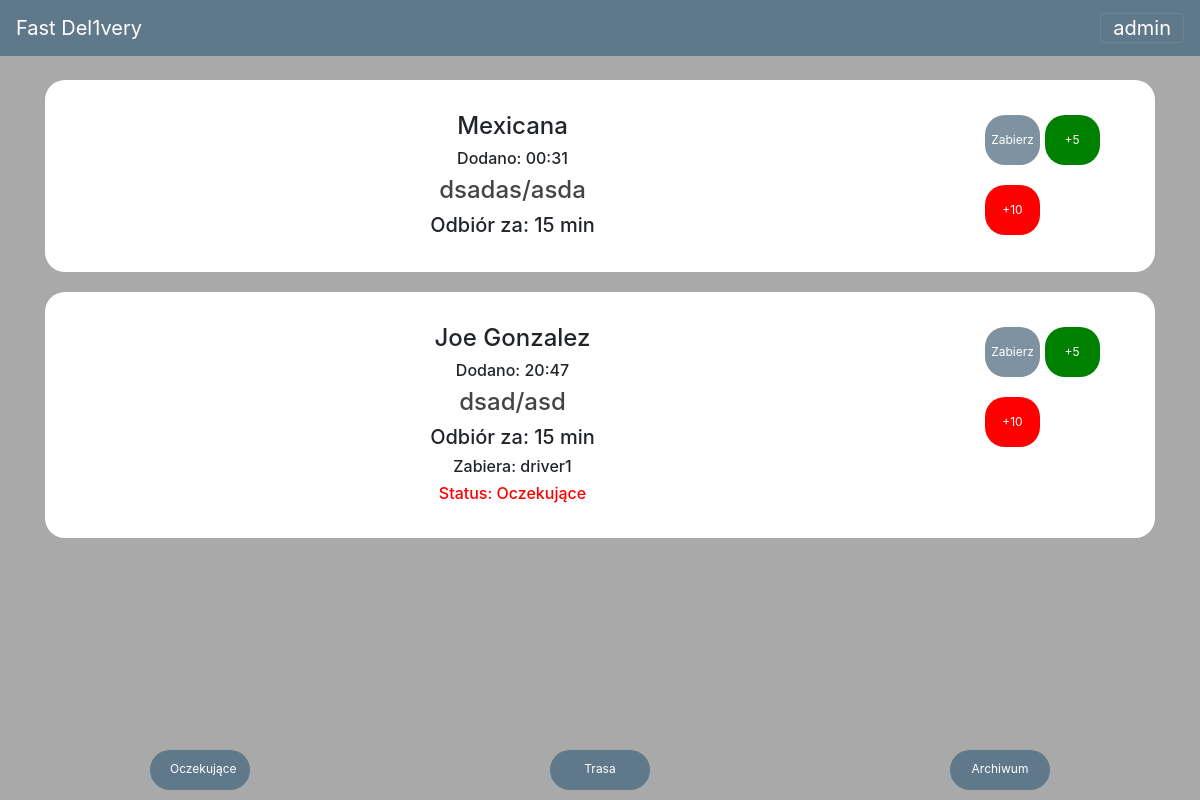
The app's page / (signed in) with its own data.
### users/models.py (models this page shows)
class CustomUser(AbstractUser):
    choose_stanowisko = (
        ('Driver', 'Driver'),
        ('Restaurator', 'Restaurator')
    )
    stanowisko = models.CharField(max_length=50, choices=choose_stanowisko, default='Driver')
    choose_restauracja = (
        ('Joe Gonzalez', 'Joe Gonzalez'),
        ('Czeska Gospoda', 'Czeska Gospoda'),
        ('Mexicana', 'Mexicana')
    )
    restauracja = models.CharField(max_length=50, choices=choose_restauracja, default='Joe')
    pass
    class Meta:
        ordering = ['date_joined']

### posts/models.py (models this page shows, shortened)
class Post(models.Model):
    id = models.AutoField(primary_key=True)
    date = models.DateTimeField(default=datetime.datetime.now())
    restauracja = models.CharField(max_length=50)
    LOW = 15
    NORMAL = 20
    HIGH = 30
    VHIGH = 45
    HIGHEST = 60
    STATUS_CHOICES = (
        (LOW, '15 min'),
        (NORMAL, '20 min'),
        (HIGH, '30 min'),
        (VHIGH, '45 min'),
        (HIGHEST, '60 min'),
    )
    czas_przygotowania = models.IntegerField(default=LOW, choices=STATUS_CHOICES)
    czas_odebrania = models.DateTimeField(null=True, blank=True)
    czas_dostarczenia = models.DateTimeField(null=True, blank=True)
    status = models.CharField(max_length=50,default="Oczekujące")
    no_of_likes = models.CharField(max_length=50, null = True, blank=True)
    miasto = models.CharField(max_length=50, null=False, default="Olsztyn")
    adres = models.CharField(max_length=50, null = False)
    nr_mieszkania = models.CharField(max_length=4, null = False, blank=True)
    choose_payment = (
        ('karta','Karta'),
        ('gotowka','Gotowka'),
        ('zaplacone','Zaplacone')
    )
    płatność = models.CharField(max_length=10, choices=choose_payment, default='zaplacone')
    kwota = models.CharField(max_length=5, null = False)
    telefon = models.CharField(max_length=13, null = False)
    komentarz = models.CharField(max_length=200, null=True, blank=True)
    choose_platform = (
        ('uber','Uber'),
        ('rest','Rest'),
        ('glovo','Glovo'),
        ('tel','Tel')
    )
    platforma = models.CharField(max_length=5, choices=choose_platform, default='glovo')
    oczekujace = models.BooleanField(default=True)
    trasa = models.BooleanField(default=False)
    zakonczone = models.BooleanField(default=False)
    class Meta:
        ordering = ['date']

### posts/views.py (the view)
# urls.py: path('', PostListView_oczekujace.as_view(), name='posts-home'),
class PostListView_oczekujace(LoginRequiredMixin, ListView):
    model = Post
    template_name = 'posts/oczekujace.html'  # <posts>/<model>_<viewtype>.html
    login_url = '/login/'
    context_object_name = 'posts'

### posts/templates/posts/oczekujace.html (shortened to what this page needs)
{% extends "posts/base.html" %}
{% load static %}
{% block content %}
    {% for post in posts %}
    {% if post.oczekujace %}
    <div class="row">
        <div class="col-md-10">
            <div class="dane">
                <h4><a class="article-title">{{ post.restauracja }}</a> </h4>
                <h6>Dodano: {{ post.date|time }}</h6>
                <h4><a class="article-title" href="{% url 'post-detail' post.id %}">{{ post.adres }}/{{post.nr_mieszkania}}</a> </h4>
                {% if user.stanowisko == "Driver" %}
                <h5>Odbiór za: {{ post.czas_przygotowania }} min</h5>
                {% endif %}
                {% if post.no_of_likes != None %}
                <h6> Zabiera: {{ post.no_of_likes }} </h6>
                {% if post.status != "Oczekujące" %}
                    <h6 id="green"> Status: {{ post.status }} </h6>
                {% else %}
                    <h6 id="red"> Status: {{ post.status }} </h6>
                {% endif %}
                {% endif %}
            </div>
        </div>
        <div class="col-md-2">
            {% if user.stanowisko == "Driver" %}
            <div class="przycisk">
                <button class="button btn-rounded btn-nawiguj" onclick=javascript:location.href="/like-post?post_id={{post.id}}"> Zabierz </button>
                <button class="button btn-rounded btn-zadzwon" onclick=javascript:location.href="/dodaj-five?post_id={{post.id}}"> +5 </button>
                <button class="button btn-rounded btn-danger" onclick=javascript:location.href="/dodaj-ten?post_id={{post.id}}"> +10 </button>
            </div>
            {% endif %}
        </div>
    </div>
    {% endif %}
    {% endfor %}
{% endblock content %}

### posts/templates/posts/base.html (shortened to what this page needs)
{% load static %}
{% load i18n %}
<!DOCTYPE html>
<html>
<head>
    <link rel="stylesheet" href="https://maxcdn.bootstrapcdn.com/bootstrap/4.0.0/css/bootstrap.min.css">
    <link rel="stylesheet" type="text/css" href="{% static 'posts/main.css' %}?{% now "U" %}">
</head>
<body>
    {% language 'pl' %}
    <nav class="navbar navbar-dark bg-steel fixed-top" id="top-nav">
      <a class="navbar-brand" href="{% url 'posts-home' %}">
        Fast Del1very
      </a>
        {% if user.is_authenticated %}
      <button class="navbar-toggler" type="button" data-toggle="collapse" data-target="#navbarText" aria-controls="navbarText" aria-expanded="false" aria-label="Toggle navigation">
        <a id="nickname">{{ user.username }} </a>
      </button>
        {% endif %}
    </nav>
    {% if user.is_authenticated %}
    <ul class="nav nav-pills nav-justified fixed-bottom navbar-dark">
      <li class="nav-item">
        <a class="button" href="{% url 'posts-home' %}">Oczekujące</a>
      </li>
      {% if user.stanowisko == "Driver" %}
      <li class="nav-item">
        <a class="button" href="{% url 'posts-trasa' %}">Trasa</a>
      </li>
      {% else %}
      <li class="nav-item">
        <a class="button" href="{% url 'post-create' %}">Dodaj</a>
      </li>
      {% endif %}
      <li class="nav-item">
        <a class="button" href="{% url 'posts-zakonczone' %}">Archiwum</a>
      </li>
    </ul>
    {% endif %}
    <main role="main" class="container">
    <div class="col-md-12">
      {% block content %} {% endblock %}
    </div>
    </main>
    {% endlanguage %}
</body>
</html>

### posts/static/posts/main.css (style rules this page uses)
body { background: #A9A9A9; margin-top: 5rem; }
.bg-steel { background-color: #5f788a; }
.article-title { color: #444444; }
.button { background-color: #5F788A; border: none; color: white; padding: 10px 20px; text-align: center; text-decoration: none; display: inline-block; font-size: 12px; margin: 10px 0px; cursor: pointer; width: 100px; height: 40px; border-radius: 20px; }
.btn-rounded { margin-top:50px; margin-bottom:50px; width:55px; height:50px; background-color: green; padding: 0 5px; }
.btn-zadzwon { margin-top:20px; margin-bottom:20px; }
.btn-danger { margin-top:0px; margin-bottom:35px; background-color: red; }
.btn-nawiguj { margin-top:35px; margin-bottom:0; background-color: #5F788A; opacity: 0.8; }
.col-md-10 { background-color:#fff; margin-bottom:20px; padding-bottom: 20px; padding-top: 20px; width:70%; border-radius: 20px 0px 0px 20px; text-align: center; }
.col-md-2 { background-color: white; border-radius: 0px 20px 20px 0px; margin-bottom:20px; width:20%; }
.dane { margin-top:12px; margin-left:10px; margin-bottom:15px; }
#nickname { color: #ffffff; }
.col-md-12 { padding-bottom:30px; }
#red { color:red; }

### records on screen
CustomUser: username "admin"
Post: restauracja "Mexicana", date "00:31", adres "dsadas", nr_mieszkania "asda", czas_przygotowania "15"
Post: restauracja "Joe Gonzalez", date "20:47", adres "dsad", nr_mieszkania "asd", czas_przygotowania "15", no_of_likes "driver1", status "Oczekujące"
